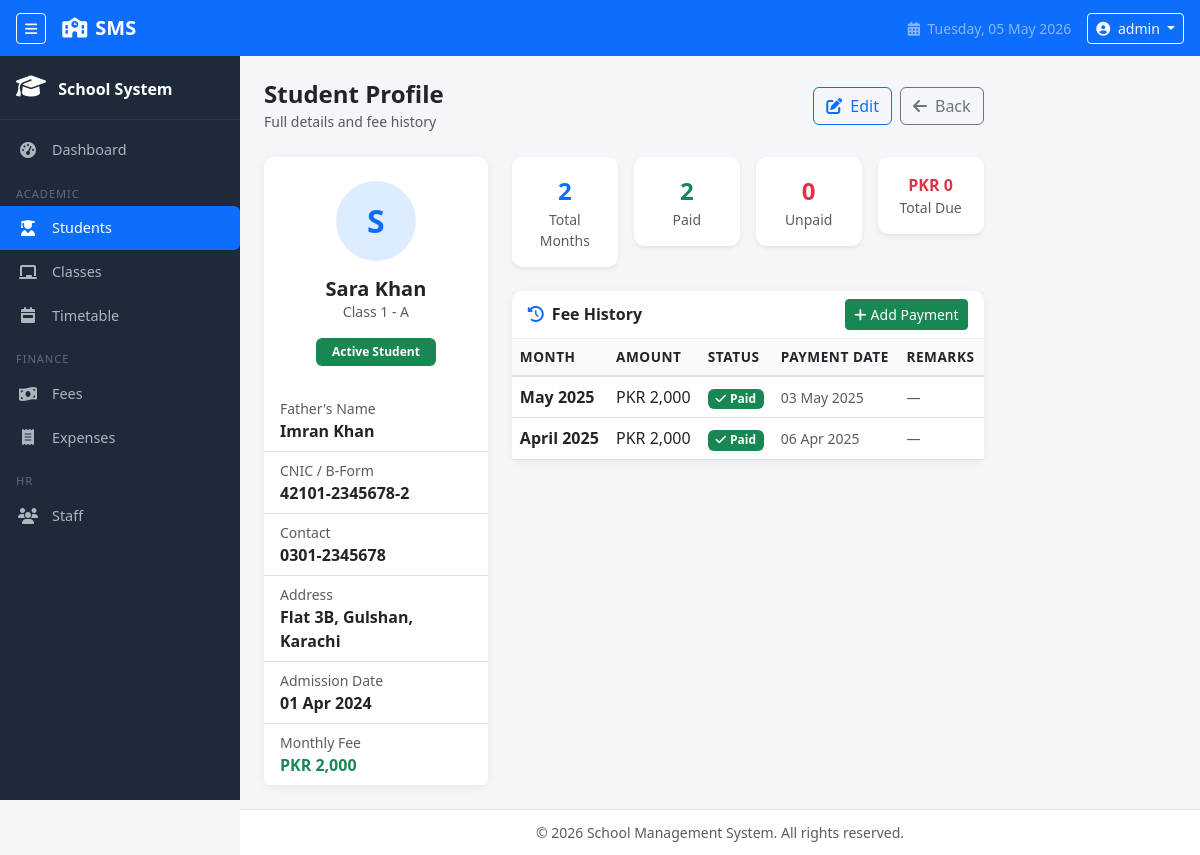
The page /modules/students/view.php?id=2 (signed in) on the database its author committed.
### tables this page shows
CREATE TABLE IF NOT EXISTS students (
    id              INT(11)         NOT NULL AUTO_INCREMENT,
    name            VARCHAR(150)    NOT NULL,
    father_name     VARCHAR(150)    NOT NULL,
    cnic            VARCHAR(20)     DEFAULT NULL,    
    contact         VARCHAR(20)     DEFAULT NULL,
    address         TEXT            DEFAULT NULL,
    class_id        INT(11)         NOT NULL,
    admission_date  DATE            NOT NULL,
    created_at      TIMESTAMP       NOT NULL DEFAULT CURRENT_TIMESTAMP,
    PRIMARY KEY (id),
    CONSTRAINT fk_student_class
        FOREIGN KEY (class_id)
        REFERENCES classes(id)
        ON DELETE RESTRICT
        ON UPDATE CASCADE
);

CREATE TABLE IF NOT EXISTS classes (
    id          INT(11)         NOT NULL AUTO_INCREMENT,
    name        VARCHAR(100)    NOT NULL,            
    section     VARCHAR(10)     DEFAULT NULL,        
    fee         DECIMAL(10,2)   NOT NULL DEFAULT 0.00,
    created_at  TIMESTAMP       NOT NULL DEFAULT CURRENT_TIMESTAMP,
    PRIMARY KEY (id)
);

CREATE TABLE IF NOT EXISTS fees (
    id              INT(11)         NOT NULL AUTO_INCREMENT,
    student_id      INT(11)         NOT NULL,
    amount          DECIMAL(10,2)   NOT NULL,
    month           VARCHAR(20)     NOT NULL,        
    status          ENUM('Paid', 'Unpaid')
                                    NOT NULL DEFAULT 'Unpaid',
    payment_date    DATE            DEFAULT NULL,    
    remarks         VARCHAR(255)    DEFAULT NULL,
    created_at      TIMESTAMP       NOT NULL DEFAULT CURRENT_TIMESTAMP,
    PRIMARY KEY (id),
    CONSTRAINT fk_fee_student
        FOREIGN KEY (student_id)
        REFERENCES students(id)
        ON DELETE CASCADE
        ON UPDATE CASCADE
);

### modules/students/view.php (the view, shortened to what this page needs)
<?php
require_once '../../includes/header.php';
require_once '../../includes/sidebar.php';
require_once '../../config/db.php';
$id = (int)($_GET['id'] ?? 0);
$stmt = mysqli_prepare($conn, "
    SELECT s.*, c.name AS class_name, c.section AS class_section, c.fee AS class_fee
    FROM students s
    JOIN classes c ON s.class_id = c.id
    WHERE s.id = ? LIMIT 1
");
mysqli_stmt_bind_param($stmt, "i", $id);
mysqli_stmt_execute($stmt);
$student = mysqli_fetch_assoc(mysqli_stmt_get_result($stmt));
$fee_summary = mysqli_fetch_assoc(mysqli_query($conn, "
    SELECT
        COUNT(*)                                AS total_months,
        SUM(CASE WHEN status='Paid'   THEN 1 ELSE 0 END) AS paid_count,
        SUM(CASE WHEN status='Unpaid' THEN 1 ELSE 0 END) AS unpaid_count,
        SUM(CASE WHEN status='Paid'   THEN amount ELSE 0 END) AS total_paid,
        SUM(CASE WHEN status='Unpaid' THEN amount ELSE 0 END) AS total_due
    FROM fees WHERE student_id = {$id}
"));
$fee_history = mysqli_query($conn, "
    SELECT * FROM fees
    WHERE student_id = {$id}
    ORDER BY id DESC
");
?>
<div class="d-flex align-items-center justify-content-between mb-4">
    <div>
        <h4 class="fw-bold mb-0">Student Profile</h4>
        <small class="text-muted">Full details and fee history</small>
    </div>
    <div class="d-flex gap-2">
        <a href="edit.php?id=<?= $id ?>" class="btn btn-outline-primary">
            <i class="fas fa-edit me-2"></i>Edit
        </a>
        <a href="index.php" class="btn btn-outline-secondary">
            <i class="fas fa-arrow-left me-2"></i>Back
        </a>
    </div>
</div>
<div class="row g-4">
    <div class="col-md-4">
        <div class="card text-center">
            <div class="card-body py-4">
                <div class="mx-auto mb-3 d-flex align-items-center justify-content-center rounded-circle"
                     style="width:80px;height:80px;background:#0d6efd22;font-size:2rem;font-weight:700;color:#0d6efd;">
                    <?= strtoupper(substr($student['name'], 0, 1)) ?>
                </div>
                <h5 class="fw-bold mb-0"><?= htmlspecialchars($student['name']) ?></h5>
                <p class="text-muted small mb-3">
                    <?= htmlspecialchars($student['class_name']) ?>
                    <?= $student['class_section'] ? '- ' . htmlspecialchars($student['class_section']) : '' ?>
                </p>
                <span class="badge bg-success px-3 py-2">Active Student</span>
            </div>
            <ul class="list-group list-group-flush text-start">
                <li class="list-group-item">
                    <small class="text-muted d-block">Father's Name</small>
                    <span class="fw-semibold"><?= htmlspecialchars($student['father_name']) ?></span>
                </li>
                <li class="list-group-item">
                    <small class="text-muted d-block">CNIC / B-Form</small>
                    <span class="fw-semibold"><?= htmlspecialchars($student['cnic'] ?? '—') ?></span>
                </li>
                <li class="list-group-item">
                    <small class="text-muted d-block">Contact</small>
                    <span class="fw-semibold"><?= htmlspecialchars($student['contact'] ?? '—') ?></span>
                </li>
                <li class="list-group-item">
                    <small class="text-muted d-block">Address</small>
                    <span class="fw-semibold"><?= htmlspecialchars($student['address'] ?? '—') ?></span>
                </li>
                <li class="list-group-item">
                    <small class="text-muted d-block">Admission Date</small>
                    <span class="fw-semibold">
                        <?= date('d M Y', strtotime($student['admission_date'])) ?>
                    </span>
                </li>
                <li class="list-group-item">
                    <small class="text-muted d-block">Monthly Fee</small>
                    <span class="fw-semibold text-success">
                        PKR <?= number_format($student['class_fee'], 0) ?>
                    </span>
                </li>
            </ul>
        </div>
    </div>
    <div class="col-md-8">
        <div class="row g-3 mb-4">
            <div class="col-6 col-md-3">
                <div class="card text-center border-0 shadow-sm">
                    <div class="card-body py-3">
                        <div class="fs-4 fw-bold text-primary"><?= $fee_summary['total_months'] ?></div>
                        <div class="text-muted small">Total Months</div>
                    </div>
                </div>
            </div>
            <div class="col-6 col-md-3">
                <div class="card text-center border-0 shadow-sm">
                    <div class="card-body py-3">
                        <div class="fs-4 fw-bold text-success"><?= $fee_summary['paid_count'] ?></div>
                        <div class="text-muted small">Paid</div>
                    </div>
                </div>
            </div>
            <div class="col-6 col-md-3">
                <div class="card text-center border-0 shadow-sm">
                    <div class="card-body py-3">
                        <div class="fs-4 fw-bold text-danger"><?= $fee_summary['unpaid_count'] ?></div>
                        <div class="text-muted small">Unpaid</div>
                    </div>
                </div>
            </div>
            <div class="col-6 col-md-3">
                <div class="card text-center border-0 shadow-sm">
                    <div class="card-body py-3">
                        <div class="fs-6 fw-bold text-danger">
                            PKR <?= number_format($fee_summary['total_due'], 0) ?>
                        </div>
                        <div class="text-muted small">Total Due</div>
                    </div>
                </div>
            </div>
        </div>
        <div class="card">
            <div class="card-header d-flex justify-content-between align-items-center">
                <span><i class="fas fa-history me-2 text-primary"></i>Fee History</span>
                <a href="../fees/add.php?student_id=<?= $id ?>" class="btn btn-sm btn-success">
                    <i class="fas fa-plus me-1"></i>Add Payment
                </a>
            </div>
            <div class="card-body p-0">
                <?php if (mysqli_num_rows($fee_history) === 0): ?>
                    <div class="text-center text-muted py-4">
                        <i class="fas fa-receipt fa-2x mb-2 d-block opacity-25"></i>
                        No fee records yet.
                    </div>
                <?php else: ?>
                <div class="table-responsive">
                    <table class="table table-hover align-middle mb-0">
                        <thead>
                            <tr>
                                <th>Month</th>
                                <th>Amount</th>
                                <th>Status</th>
                                <th>Payment Date</th>
                                <th>Remarks</th>
                            </tr>
                        </thead>
                        <tbody>
                            <?php while ($fee = mysqli_fetch_assoc($fee_history)): ?>
                            <tr>
                                <td class="fw-semibold"><?= htmlspecialchars($fee['month']) ?></td>
                                <td>PKR <?= number_format($fee['amount'], 0) ?></td>
                                <td>
                                    <?php if ($fee['status'] === 'Paid'): ?>
                                        <span class="badge bg-success">
                                            <i class="fas fa-check me-1"></i>Paid
                                        </span>
                                    <?php else: ?>
                                        <span class="badge bg-danger">
                                            <i class="fas fa-times me-1"></i>Unpaid
                                        </span>
                                    <?php endif; ?>
                                </td>
                                <td class="text-muted small">
                                    <?= $fee['payment_date']
                                        ? date('d M Y', strtotime($fee['payment_date']))
                                        : '—' ?>
                                </td>
                                <td class="text-muted small">
                                    <?= htmlspecialchars($fee['remarks'] ?? '—') ?>
                                </td>
                            </tr>
                            <?php endwhile; ?>
                        </tbody>
                    </table>
                </div>
                <?php endif; ?>
            </div>
        </div>
    </div>
</div>
<?php require_once '../../includes/footer.php'; ?>

### assets/css/style.css (style rules this page uses)
:root { --sidebar-width: 240px; --sidebar-collapsed: 68px; --navbar-height: 56px; --sidebar-bg: #1e2a3a; --sidebar-hover: #2c3e50; --sidebar-active: #0d6efd; --sidebar-text: #adb5bd; --sidebar-text-active: #ffffff; }
body { background-color: #f4f6f9; padding-top: var(--navbar-height); font-family: 'Segoe UI', sans-serif; }
.card { border: none; border-radius: 10px; box-shadow: 0 2px 10px rgba(0,0,0,0.07); }
.card-header { background-color: #fff; border-bottom: 1px solid #f0f0f0; font-weight: 600; border-radius: 10px 10px 0 0 !important; }
.table thead th { background-color: #f8f9fa; font-weight: 600; font-size: 0.85rem; text-transform: uppercase; letter-spacing: 0.04em; border-bottom: 2px solid #dee2e6; }

### rows shown on the page
students: name "S", name "Sara Khan", class.name "Class 1", class.section "A", father_name "Imran Khan", cnic "42101-2345678-2", contact "0301-2345678", address "Flat 3B, Gulshan, Karachi", admission_date "01 Apr 2024", class.fee "2,000"
fees: month "May 2025", amount "2,000", status "Paid" (drawn), payment_date "03 May 2025", remarks "—"
fees: month "April 2025", amount "2,000", status "Paid" (drawn), payment_date "06 Apr 2025", remarks "—"

### other values the page prints
$_SESSION['admin_username'] "admin"
$fee_summary['total_months'] "2"
$fee_summary['paid_count'] "2"
$fee_summary['unpaid_count'] "0"
$fee_summary['total_due'] "0"
